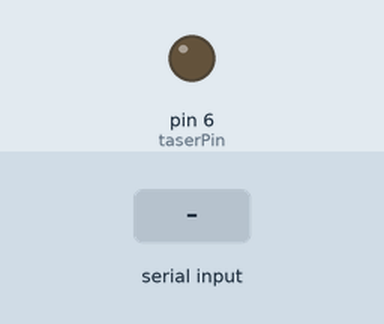
This sketch was run on a simulated Arduino Uno, built with avr-gcc and run on an emulated ATmega328P. On the bench: output pins drawn as LEDs (lit = HIGH). The inputs (shaded band) are chosen by the test bench.

Above: at 1.2 s.
1.3 s: "1" received over Serial
Timing chart, 0 to 4.3 s (numbered marks = the images above; inputs shaded):
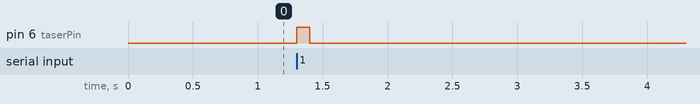

The sketch:

leagueTaser.ino
```cpp
int taserPin = 6;

void setup() {
  // put your setup code here, to run once:
pinMode(taserPin, OUTPUT);
Serial.begin(9600);
}

void loop() {
  // put your main code here, to run repeatedly:
String myString = String(Serial.read());
if(myString == "49"){
    digitalWrite(taserPin, HIGH);
    delay(100);
  }else{
    digitalWrite(taserPin, LOW);
  }
}
```

Measured:
- after the input at 1.3 s, pin 6 (taserPin): LOW → HIGH at once, → LOW 0.10 s later
